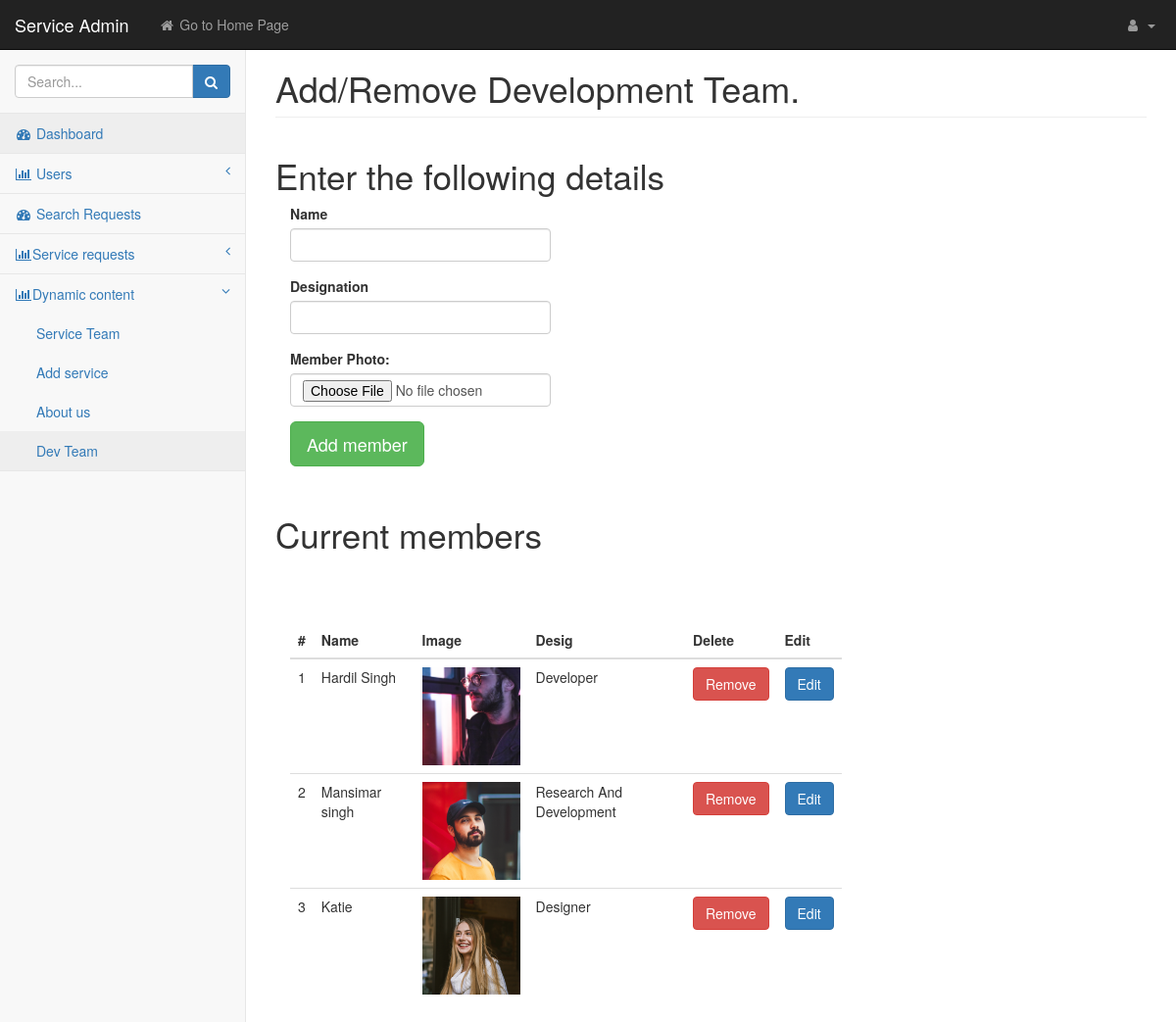
Page /admin/dev_team.php (signed in) on the committed database.
### tables this page shows
CREATE TABLE `development_team` (
  `id` int(11) NOT NULL,
  `name` varchar(255) NOT NULL,
  `desig` varchar(255) NOT NULL,
  `img` text NOT NULL
);

### admin/includes/database_class.php (called while the page is built, shortened)
<?php
class Database
{
    public $connection;
    public function open_db_connection()
    {
        $this->connection = new mysqli(HOST, NAME, PASSWORD, DB_NAME);
    }
    public function query($sql)
    {
        return $this->connection->query($sql);
    }
}
$database = new Database();

### admin/includes/db_object_class.php (called while the page is built, shortened)
<?php
class Db_object
{
    public static function find_this_query($sql)
    {
        global $database;
        $result_set = $database->query($sql);
        $object_array = array();
        while ($row = mysqli_fetch_array($result_set)) {
            $object_array[] = static::instantiate($row);
        }
        return $object_array;
    }
    public static function find_all()
    {
        return static::find_this_query("SELECT * FROM " . static::$db_table . "");
    }
    private static function instantiate($the_record)
    {
        $the_object = new $get_class_name;
        foreach ($the_record as $property => $value) {
            if ($the_object->has_the_property($property)) {
                $the_object->$property = $value;
            }
        }
        return $the_object;
    }
    private function has_the_property($property)
    {
        $object_properties = get_object_vars($this);
        return array_key_exists($property, $object_properties);
    }
}

### admin/dev_team.php (the view, shortened to what this page needs)
<?php include("includes/header.php") ?>
<body>
    <div id="wrapper">
        <?php include("includes/top_navigation.php") ?>
        <?php include("includes/sidebar.php") ?>
        <div id="page-wrapper">
            <div class="container-fluid">
                <div class="row">
                    <div class="col-lg-12">
                        <h1 class="page-header">Add/Remove Development Team.
                        </h1>
                    </div>
                </div>
                <div class="col-lg-12">
                    <div class="row">
                        <h1 class="display-4" style="font-size:35px">Enter the following details</h1>
                    </div>
                </div>
                <div class="col-lg-12">
                    <div class="row">
                        <div class="col-lg-4">
                            <form action="" method="post" enctype="multipart/form-data">
                                <div class="form-group">
                                    <label for="name">Name</label>
                                    <input type="text" class="form-control" required name="name" id="name">
                                </div>
                                <div class="form-group">
                                    <label for="desig">Designation</label>
                                    <input type="text" class="form-control" required name="desig" id="desig">
                                </div>
                                <div class="form-group">
                                    <label for="service_image">Member Photo:</label>
                                    <input type="file" class="form-control" required name="member_image" id="service_image">
                                </div>
                                <input type="submit" name="add_member" class="btn btn-lg btn-success" value="Add member">
                            </form>
                        </div>
                    </div>
                </div>
                <div class="col-lg-12">
                    <div class="row" style="padding:30px 0px;">
                        <h1 class="display-4" style="font-size:35px">Current members</h1>
                    </div>
                </div>
                <div class="col-lg-8" style="margin-top:30px">
                    <table class="table">
                        <thead class="thead-dark">
                            <tr>
                                <th>#</th>
                                <th>Name</th>
                                <th>Image</th>
                                <th>Desig</th>
                                <th>Delete</th>
                                <th>Edit</th>
                            </tr>
                        </thead>
                        <tbody>
                            <?php
                            $dev_list = Dev_team::find_all();
                            $i = 1;
                            foreach ($dev_list as $member) {
                                echo "<tr>";
                                echo "<td>" . $i++ . "</td>";
                                echo "<td>$member->name</td>";
                                echo "<td><img src='../images/dev_team/" . $member->img . "' height='100px' width='100px' style='object-fit:cover'></td>";
                                echo "<td class='text-capitalize'>$member->desig</td>";
                                echo "<td><a class='btn btn-danger' href='team.php?delete=true&id=$member->id'>Remove</a></td>";
                                echo "<td><a class='btn btn-primary' href='team.php?edit=true&id=$member->id'>Edit</a></td>";
                                echo "</tr>";
                            }
                            ?>
                        </tbody>
                    </table>
                </div>
            </div>
        </div>
    </div>
</body>
</html>

### admin/css/startmin.css (style rules this page uses)
body { background-color: #f8f8f8; }
#wrapper { width: 100%; }
#page-wrapper { padding-top: 30px; min-height: 568px; background-color: #fff; }
@media (min-width:768px) { #page-wrapper { position: inherit; margin-left: 250px; padding: 30px 15px 0 15px; border-left: 1px solid #e7e7e7; } }

### rows in the picture
development_team: name "Hardil Singh", img (picture), desig "Developer"
development_team: name "Mansimar singh", img (picture), desig "Research And Development"
development_team: name "Katie", img (picture), desig "Designer"
